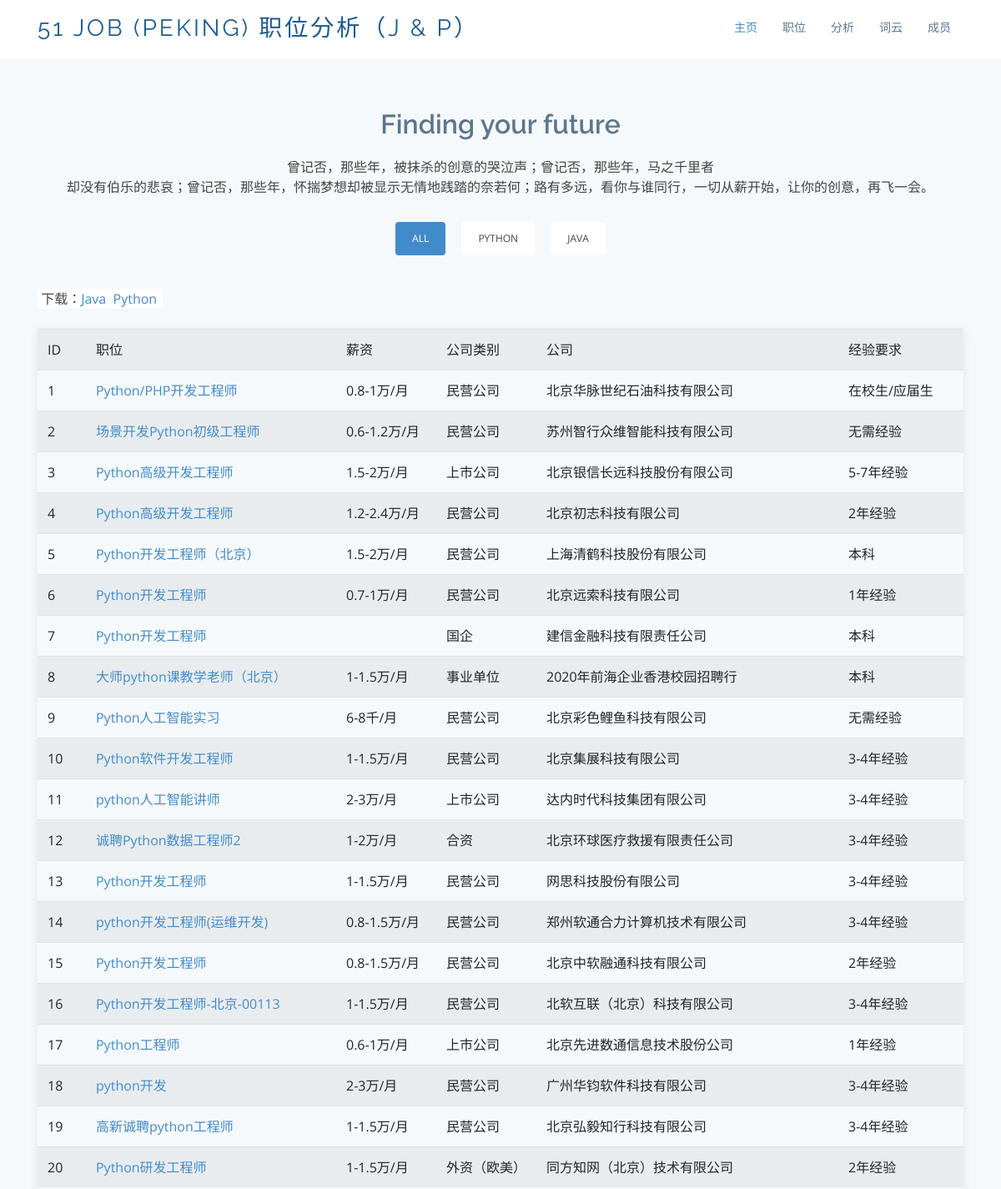
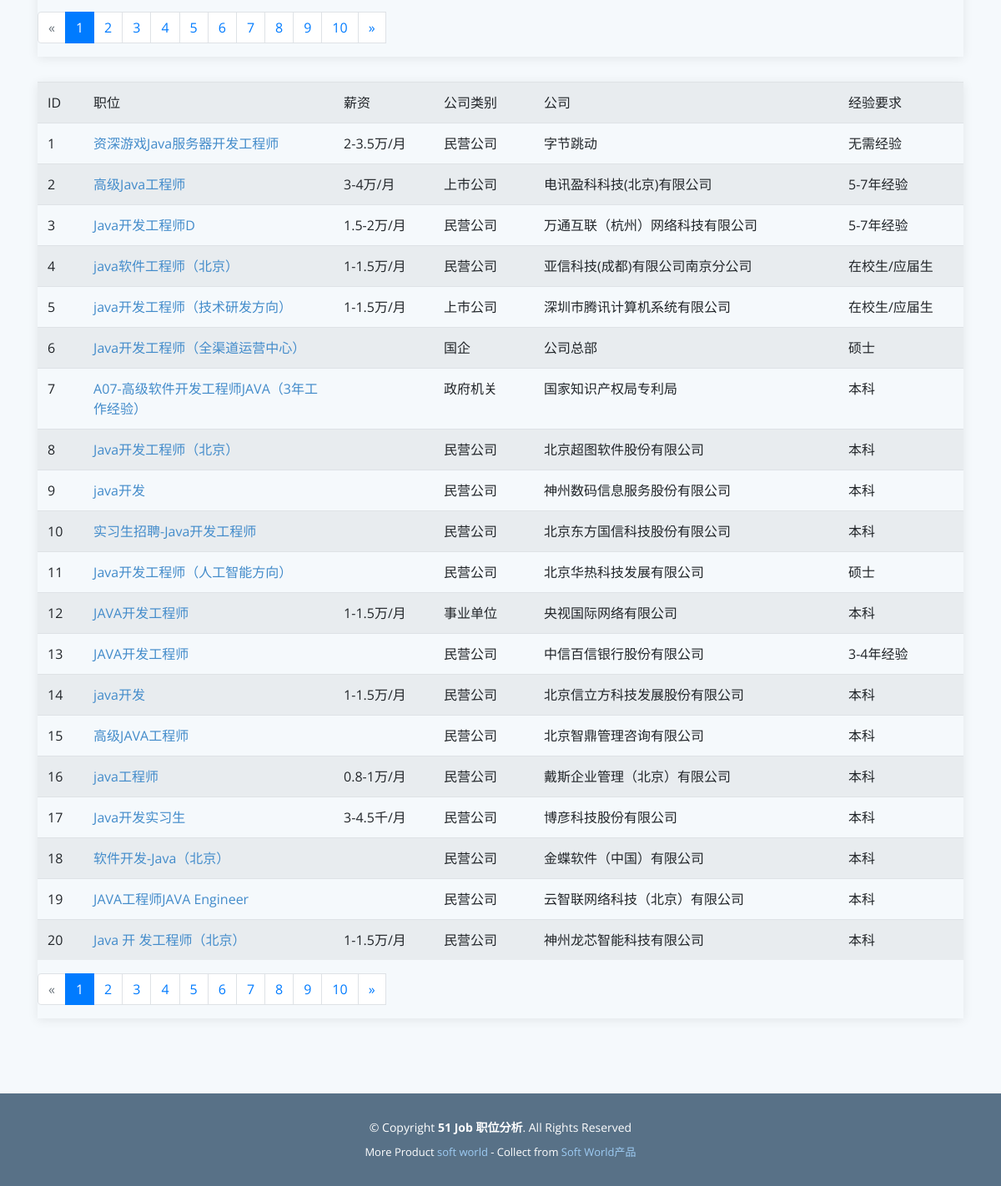
The app's page /position with its own data (2 pictures, top to bottom).
### tables this page shows
CREATE TABLE pythonBJ(
                id INTEGER primary key autoincrement ,
                job_href text ,
                job_name varchar ,
                providesalary_text varchar ,
                companytype_text varchar ,
                company_name varchar ,
                companysize_text varchar ,
                attribute_text varchar ,
                companyind_text varchar ,
                zhiweixinxi text 
            );

CREATE TABLE javaBJ(
                id INTEGER primary key autoincrement ,
                job_href text ,
                job_name varchar ,
                providesalary_text varchar ,
                companytype_text varchar ,
                company_name varchar ,
                companysize_text varchar ,
                attribute_text varchar ,
                companyind_text varchar ,
                zhiweixinxi text ,
                company_text text 
            );

### app.py (the view)
@app.route('/position', methods=["GET"])
def position():
    page = request.values.get('page', 1)
    javalist = []
    pylist = []
    con = sqlite3.connect("51job.db")
    cur = con.cursor()
    cur1 = con.cursor()
    sql1 = "select * from pythonBJ limit %s,20" % ((int(page) - 1) * 20)
    sql = "select * from javaBJ limit %s,20" % ((int(page) - 1) * 20)
    data = cur.execute(sql)
    data1 = cur1.execute(sql1)
    for item in data:
        javalist.append(item)
    for item1 in data1:
        pylist.append(item1)
    cur.close()
    cur1.close()
    con.close()
    return render_template("position.html", javalist=javalist, pylist=pylist, page=int(page))

### templates/position.html (shortened to what this page needs)
<!DOCTYPE html>
<html lang="en">
<head>
    <link href="../static/assets/vendor/bootstrap/css/bootstrap.min.css" rel="stylesheet">
    <link href="../static/assets/vendor/icofont/icofont.min.css" rel="stylesheet">
    <link href="../static/assets/vendor/boxicons/css/boxicons.min.css" rel="stylesheet">
    <link href="../static/assets/vendor/animate.css/animate.min.css" rel="stylesheet">
    <link href="../static/assets/vendor/venobox/venobox.css" rel="stylesheet">
    <link href="../static/assets/vendor/aos/aos.css" rel="stylesheet">
    <link href="../static/assets/css/style.css" rel="stylesheet">
</head>
<body>
<header id="header">
    <div class="container">
        <div class="logo float-left">
            <h1 class="text-light"><a href="index.html"><span>51 job (Peking) 职位分析（J & p）</span></a></h1>
        </div>
        <nav class="nav-menu float-right d-none d-lg-block">
            <ul>
                <li class="active"><a href="index">主页 </a></li>
                <li><a href="position">职位</a></li>
                <li><a href="analyze">分析</a></li>
                <li><a href="word_cloud">词云</a></li>
                <li><a href="member">成员</a></li>
            </ul>
        </nav>
    </div>
</header>
<main id="main">
    <section id="portfolio" class="portfolio section-bg">
        <div class="container" data-aos="fade-up" data-aos-delay="100">
            <div class="section-title">
                <h2>Finding your future</h2>
                <p>曾记否，那些年，被抹杀的创意的哭泣声；曾记否，那些年，马之千里者<br>却没有伯乐的悲哀；曾记否，那些年，怀揣梦想却被显示无情地践踏的奈若何；路有多远，看你与谁同行，一切从薪开始，让你的创意，再飞一会。</p>
            </div>
            <div class="row">
                <div class="col-lg-12">
                    <ul id="portfolio-flters">
                        <li data-filter="*" class="filter-active">All</li>
                        <li data-filter=".filter-app">Python</li>
                        <li data-filter=".filter-card">Java</li>
                    </ul>
                    <div style="background-color:#FFFFFF;border-radius:3px;width: 150px;">&nbsp;下载：<a href="../static/assets/excel/51jobJava.xlsx" download="python职位信息">Java</a>&nbsp;&nbsp;<a href="../static/assets/excel/51jobPython.xlsx" download="Java职位信息">Python</a></div><br>
                </div>
            </div>
            <div class="row portfolio-container">
                <div class="col-lg-12 col-md-6 portfolio-item filter-app">
                    <div class="portfolio-wrap">
                        <table class="table table-striped">
                            <tr>
                                <td>ID</td>
                                <td>职位</td>
                                <td>薪资</td>
                                <td>公司类别</td>
                                <td>公司</td>
                                <td>经验要求</td>
                            </tr>
                            {% for item in pylist %}
                                <tr>
                                    <td>{{ item[0] }}</td>
                                    <td style="width: 300px;"><a href="{{ item[1] }}">{{ item[2] }}</a></td>
                                    <td style="width: 120px;">{{ item[3] }}</td>
                                    <td style="width: 120px;">{{ item[4] }}</td>
                                    <td>{{ item[5] }}</td>
                                    <td style="width: 150px;">{{ item[7] }}</td>
                                </tr>
                            {% endfor %}
                        </table>
                        <nav aria-label="Page navigation example">
                            <ul class="pagination">
                                <li {% if page == 1 %} class="page-item disabled" {% endif %}>
                                    <a class="page-link" href="{{ url_for('position') }}?page={{ page-1 }}"
                                       aria-label="Previous">
                                        <span aria-hidden="true">&laquo;</span>
                                    </a>
                                </li>
                                {% for i in range(1, 11) %}
                                    <li {% if i == page %} class="page-item active" {% endif %}>
                                        <a class="page-link" href="{{ url_for('position') }}?page={{ i }}">{{ i }}</a>
                                    </li>
                                {% endfor %}
                                <li  {% if page == 50 %} class="page-item disabled" {% endif %}>
                                    <a class="page-link" href="{{ url_for('position') }}?page={{ page + 1 }}"
                                       aria-label="Next">
                                        <span aria-hidden="true">&raquo;</span>
                                    </a>
                                </li>
                            </ul>
                        </nav>
                    </div>
                </div>
                <div class="col-lg-12 col-md-6 portfolio-item filter-card">
                    <div class="portfolio-wrap">
                        <table class="table table-striped">
                            <tr>
                                <td>ID</td>
                                <td>职位</td>
                                <td>薪资</td>
                                <td>公司类别</td>
                                <td>公司</td>
                                <td>经验要求</td>
                            </tr>
                            {% for item in javalist %}
                                <tr>
                                    <td>{{ item[0] }}</td>
                                    <td style="width: 300px;"><a href="{{ item[1] }}">{{ item[2] }}</a></td>
                                    <td style="width: 120px;">{{ item[3] }}</td>
                                    <td style="width: 120px;">{{ item[4] }}</td>
                                    <td>{{ item[5] }}</td>
                                    <td style="width: 150px;">{{ item[7] }}</td>
                                </tr>
                            {% endfor %}
                        </table>
                        <nav aria-label="Page navigation example">
                            <ul class="pagination">
                                <li {% if page == 1 %} class="page-item disabled" {% endif %}>
                                    <a class="page-link" href="{{ url_for('position') }}?page={{ page-1 }}"
                                       aria-label="Previous">
                                        <span aria-hidden="true">&laquo;</span>
                                    </a>
                                </li>
                                {% for i in range(1, 11) %}
                                    <li {% if i == page %} class="page-item active" {% endif %}>
                                        <a class="page-link" href="{{ url_for('position') }}?page={{ i }}">{{ i }}</a>
                                    </li>
                                {% endfor %}
                                <li  {% if page == 50 %} class="page-item disabled" {% endif %}>
                                    <a class="page-link" href="{{ url_for('position') }}?page={{ page + 1 }}"
                                       aria-label="Next">
                                        <span aria-hidden="true">&raquo;</span>
                                    </a>
                                </li>
                            </ul>
                        </nav>
                    </div>
                </div>
            </div>
        </div>
    </section>
  </main>
  <footer id="footer">
    <div class="container">
      <div class="copyright">
        &copy; Copyright <strong><span>51 Job 职位分析</span></strong>. All Rights Reserved
      </div>
      <div class="credits">
       More Product <a href="index.html" target="_blank" title="Soft World">soft world</a> - Collect from <a href="index.html" title="Soft wWrld产品" target="_blank">Soft World产品</a>
      </div>
    </div>
  </footer>
</body>
</html>

### static/assets/css/style.css (style rules this page uses)
body { font-family: "Open Sans", sans-serif; color: #444; }
a { color: #428bca; }
h1, h2, h3, h4, h5, h6, .font-primary { font-family: "Raleway", sans-serif; }
#header { height: 70px; transition: all 0.5s; transition: all 0.5s; padding: 10px 0; background: #fff; z-index: 997; }
#header .logo h1 { font-size: 28px; margin: 0; padding: 10px 0; line-height: 1; font-weight: 400; letter-spacing: 3px; text-transform: uppercase; }
#header .logo h1 a, #header .logo h1 a:hover { color: #1c5c93; text-decoration: none; }
.nav-menu, .nav-menu * { margin: 0; padding: 0; list-style: none; }
.nav-menu > ul > li { position: relative; white-space: nowrap; float: left; }
.nav-menu a { display: block; position: relative; color: #5c768d; padding: 12px 15px; transition: 0.3s; font-size: 14px; font-family: "Open Sans", sans-serif; }
.nav-menu a:hover, .nav-menu .active > a, .nav-menu li:hover > a { color: #428bca; text-decoration: none; }
.mobile-nav { position: fixed; top: 0; bottom: 0; z-index: 9999; overflow-y: auto; left: -260px; width: 260px; padding-top: 18px; background: #1f3548; transition: 0.4s; }
.mobile-nav * { margin: 0; padding: 0; list-style: none; }
.mobile-nav a { display: block; position: relative; color: #e3f0fc; padding: 10px 20px; font-weight: 500; }
.mobile-nav a:hover, .mobile-nav .active > a, .mobile-nav li:hover > a { color: #9eccf4; text-decoration: none; }
section { padding: 60px 0; }
.section-bg { background-color: #f5f9fc; }
.section-title { text-align: center; padding-bottom: 30px; }
.section-title h2 { font-size: 32px; font-weight: 600; margin-bottom: 20px; padding-bottom: 0; color: #5c768d; }
.section-title p { margin-bottom: 0; }
.portfolio .portfolio-item { margin-bottom: 30px; }
.portfolio #portfolio-flters { padding: 0; margin: 0 0 35px 0; list-style: none; text-align: center; }
.portfolio #portfolio-flters li { cursor: pointer; margin: 0 15px 15px 0; display: inline-block; padding: 10px 20px; font-size: 12px; line-height: 20px; color: #444; border-radius: 4px; text-transform: uppercase; background: #fff; margin-bottom: 5px; transition: all 0.3s ease-in-out; }
.portfolio #portfolio-flters li:hover, .portfolio #portfolio-flters li.filter-active { background: #428bca; color: #fff; }
.portfolio #portfolio-flters li:last-child { margin-right: 0; }
.portfolio .portfolio-wrap { box-shadow: 0px 2px 12px rgba(0, 0, 0, 0.08); transition: 0.3s; position: relative; overflow: hidden; }
#footer { background: #587187; padding: 0 0 30px 0; color: #fff; font-size: 14px; }
#footer .copyright { text-align: center; padding-top: 30px; }
#footer .credits { padding-top: 10px; text-align: center; font-size: 13px; color: #fff; }
#footer .credits a { color: #9eccf4; }

### records on screen
pythonBJ: id "1", job_name "Python/PHP开发工程师", providesalary_text "0.8-1万/月", companytype_text "民营公司", company_name "北京华脉世纪石油科技有限公司", attribute_text "在校生/应届生"
pythonBJ: id "2", job_name "场景开发Python初级工程师", providesalary_text "0.6-1.2万/月", companytype_text "民营公司", company_name "苏州智行众维智能科技有限公司", attribute_text "无需经验"
pythonBJ: id "3", job_name "Python高级开发工程师", providesalary_text "1.5-2万/月", companytype_text "上市公司", company_name "北京银信长远科技股份有限公司", attribute_text "5-7年经验"
pythonBJ: id "4", job_name "Python高级开发工程师", providesalary_text "1.2-2.4万/月", companytype_text "民营公司", company_name "北京初志科技有限公司", attribute_text "2年经验"
pythonBJ: id "5", job_name "Python开发工程师（北京）", providesalary_text "1.5-2万/月", companytype_text "民营公司", company_name "上海清鹤科技股份有限公司", attribute_text "本科"
pythonBJ: id "6", job_name "Python开发工程师", providesalary_text "0.7-1万/月", companytype_text "民营公司", company_name "北京远索科技有限公司", attribute_text "1年经验"
pythonBJ: id "7", job_name "Python开发工程师", companytype_text "国企", company_name "建信金融科技有限责任公司", attribute_text "本科"
pythonBJ: id "8", job_name "大师python课教学老师（北京）", providesalary_text "1-1.5万/月", companytype_text "事业单位", company_name "2020年前海企业香港校园招聘行", attribute_text "本科"
pythonBJ: id "9", job_name "Python人工智能实习", providesalary_text "6-8千/月", companytype_text "民营公司", company_name "北京彩色鲤鱼科技有限公司", attribute_text "无需经验"
pythonBJ: id "10", job_name "Python软件开发工程师", providesalary_text "1-1.5万/月", companytype_text "民营公司", company_name "北京集展科技有限公司", attribute_text "3-4年经验"
pythonBJ: id "11", job_name "python人工智能讲师", providesalary_text "2-3万/月", companytype_text "上市公司", company_name "达内时代科技集团有限公司", attribute_text "3-4年经验"
pythonBJ: id "12", job_name "诚聘Python数据工程师2", providesalary_text "1-2万/月", companytype_text "合资", company_name "北京环球医疗救援有限责任公司", attribute_text "3-4年经验"
pythonBJ: id "13", job_name "Python开发工程师", providesalary_text "1-1.5万/月", companytype_text "民营公司", company_name "网思科技股份有限公司", attribute_text "3-4年经验"
pythonBJ: id "14", job_name "python开发工程师(运维开发)", providesalary_text "0.8-1.5万/月", companytype_text "民营公司", company_name "郑州软通合力计算机技术有限公司", attribute_text "3-4年经验"
pythonBJ: id "15", job_name "Python开发工程师", providesalary_text "0.8-1.5万/月", companytype_text "民营公司", company_name "北京中软融通科技有限公司", attribute_text "2年经验"
pythonBJ: id "16", job_name "Python开发工程师-北京-00113", providesalary_text "1-1.5万/月", companytype_text "民营公司", company_name "北软互联（北京）科技有限公司", attribute_text "3-4年经验"
pythonBJ: id "17", job_name "Python工程师", providesalary_text "0.6-1万/月", companytype_text "上市公司", company_name "北京先进数通信息技术股份公司", attribute_text "1年经验"
pythonBJ: id "18", job_name "python开发", providesalary_text "2-3万/月", companytype_text "民营公司", company_name "广州华钧软件科技有限公司", attribute_text "3-4年经验"
pythonBJ: id "19", job_name "高新诚聘python工程师", providesalary_text "1-1.5万/月", companytype_text "民营公司", company_name "北京弘毅知行科技有限公司", attribute_text "3-4年经验"
pythonBJ: id "20", job_name "Python研发工程师", providesalary_text "1-1.5万/月", companytype_text "外资（欧美）", company_name "同方知网（北京）技术有限公司", attribute_text "2年经验"
javaBJ: id "1", job_name "资深游戏Java服务器开发工程师", providesalary_text "2-3.5万/月", companytype_text "民营公司", company_name "字节跳动", attribute_text "无需经验"
javaBJ: id "2", job_name "高级Java工程师", providesalary_text "3-4万/月", companytype_text "上市公司", company_name "电讯盈科科技(北京)有限公司", attribute_text "5-7年经验"
javaBJ: id "3", job_name "Java开发工程师D", providesalary_text "1.5-2万/月", companytype_text "民营公司", company_name "万通互联（杭州）网络科技有限公司", attribute_text "5-7年经验"
javaBJ: id "4", job_name "java软件工程师（北京）", providesalary_text "1-1.5万/月", companytype_text "民营公司", company_name "亚信科技(成都)有限公司南京分公司", attribute_text "在校生/应届生"
javaBJ: id "5", job_name "java开发工程师（技术研发方向）", providesalary_text "1-1.5万/月", companytype_text "上市公司", company_name "深圳市腾讯计算机系统有限公司", attribute_text "在校生/应届生"
javaBJ: id "6", job_name "Java开发工程师（全渠道运营中心）", companytype_text "国企", company_name "公司总部", attribute_text "硕士"
javaBJ: id "7", job_name "A07-高级软件开发工程师JAVA（3年工作经验）", companytype_text "政府机关", company_name "国家知识产权局专利局", attribute_text "本科"
javaBJ: id "8", job_name "Java开发工程师（北京）", companytype_text "民营公司", company_name "北京超图软件股份有限公司", attribute_text "本科"
javaBJ: id "9", job_name "java开发", companytype_text "民营公司", company_name "神州数码信息服务股份有限公司", attribute_text "本科"
javaBJ: id "10", job_name "实习生招聘-Java开发工程师", companytype_text "民营公司", company_name "北京东方国信科技股份有限公司", attribute_text "本科"
javaBJ: id "11", job_name "Java开发工程师（人工智能方向）", companytype_text "民营公司", company_name "北京华热科技发展有限公司", attribute_text "硕士"
javaBJ: id "12", job_name "JAVA开发工程师", providesalary_text "1-1.5万/月", companytype_text "事业单位", company_name "央视国际网络有限公司", attribute_text "本科"
javaBJ: id "13", job_name "JAVA开发工程师", companytype_text "民营公司", company_name "中信百信银行股份有限公司", attribute_text "3-4年经验"
javaBJ: id "14", job_name "java开发", providesalary_text "1-1.5万/月", companytype_text "民营公司", company_name "北京信立方科技发展股份有限公司", attribute_text "本科"
javaBJ: id "15", job_name "高级JAVA工程师", companytype_text "民营公司", company_name "北京智鼎管理咨询有限公司", attribute_text "本科"
javaBJ: id "16", job_name "java工程师", providesalary_text "0.8-1万/月", companytype_text "民营公司", company_name "戴斯企业管理（北京）有限公司", attribute_text "本科"
javaBJ: id "17", job_name "Java开发实习生", providesalary_text "3-4.5千/月", companytype_text "民营公司", company_name "博彦科技股份有限公司", attribute_text "本科"
javaBJ: id "18", job_name "软件开发-Java（北京）", companytype_text "民营公司", company_name "金蝶软件（中国）有限公司", attribute_text "本科"
javaBJ: id "19", job_name "JAVA工程师JAVA Engineer", companytype_text "民营公司", company_name "云智联网络科技（北京）有限公司", attribute_text "本科"
javaBJ: id "20", job_name "Java 开 发工程师（北京）", providesalary_text "1-1.5万/月", companytype_text "民营公司", company_name "神州龙芯智能科技有限公司", attribute_text "本科"

### other values on screen
{{ i }} "1" "2" "3" "4" "5" "6" "7" "8" "9" "10"
